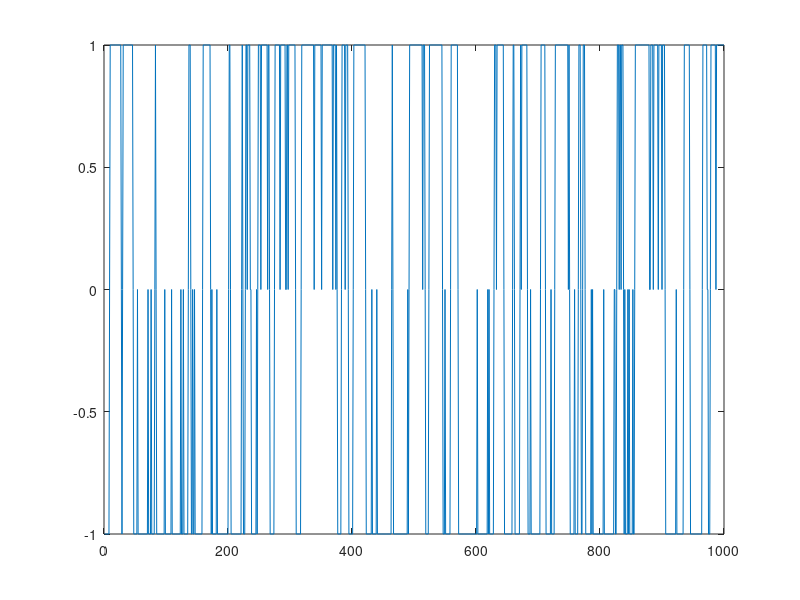

Reproduce this figure in MATLAB.
%left = -1
%middle = 0
%right = 1
clc
clear 
steps = 10000; % change this 
T = 1;
kb = 1;
Eb = 2*kb*T;
stopDestinations = round(linspace(1,steps,100));
occurencies = zeros(steps,3);

state = -1;
numberOfMiddle = 0;
numberOfLeft = 1;
numberOfRight = 0;

for j = 1: steps
    if state == -1
        r = rand();
        pMiddle = exp(-Eb/kb*T)/(exp(-Eb/kb*T)+exp(0));
        if r < pMiddle 
            state = 0;
            numberOfMiddle = numberOfMiddle +1;
        else
            state = -1;
            numberOfLeft = numberOfLeft +1; 
        end 
    elseif state ==0
        r = rand();
        pLeft = exp(0) / (2*exp(0) + exp(-Eb/kb*T));
        pRight = exp(0) / (2*exp(0) + exp(-Eb/kb*T));
        pStaying = exp(-Eb/kb*T)/(2*exp(0) + exp(-Eb/kb*T));
        if r < pLeft
            state = -1;
            numberOfLeft = numberOfLeft +1; 
        elseif r < pStaying +pLeft
            state = 0;
            numberOfMiddle = numberOfMiddle +1;
        else
            state = 1;
            numberOfRight = numberOfRight +1; 
        end
        
    elseif state ==1
        r=rand();
        pMiddle = exp(-Eb/kb*T)/(exp(-Eb/kb*T)+exp(0));
        if r < pMiddle 
            state = 0;
            numberOfMiddle = numberOfMiddle +1;
        else
            state = 1;
            numberOfRight = numberOfRight +1; 
        end 
    end
    occurencies(j,:) = [numberOfLeft,numberOfMiddle,numberOfRight]./j;
    states(j) = state;
end
x=linspace(1,1000,1000);
plot(x,states(1:1000))

